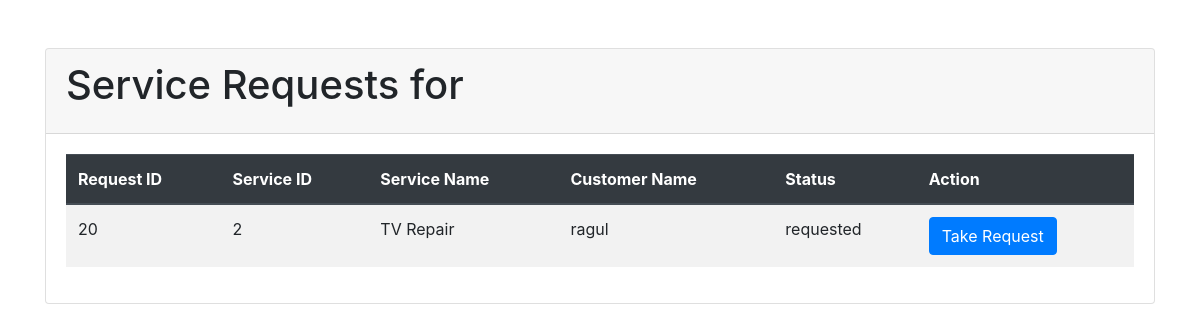
The app's page /view_request_pro/TV Repair/2 with its own data.
### tables this page shows
CREATE TABLE service_requests (
    id INTEGER PRIMARY KEY AUTOINCREMENT,
    service_id INTEGER,
    customer_id INTEGER,
    professional_id INTEGER,
    date_of_request DATETIME DEFAULT CURRENT_TIMESTAMP,
    date_of_completion DATETIME,
    service_status TEXT DEFAULT 'requested',
    remarks TEXT, `service_rating` INTEGER DEFAULT 0,
    FOREIGN KEY (service_id) REFERENCES services (id),
    FOREIGN KEY (customer_id) REFERENCES customers (id),
    FOREIGN KEY (professional_id) REFERENCES professionals (id)
);

CREATE TABLE services (
    id INTEGER PRIMARY KEY AUTOINCREMENT,
    name TEXT NOT NULL,
    price REAL NOT NULL,
    time_required TEXT,
    description TEXT
);

CREATE TABLE customers (
    id INTEGER PRIMARY KEY AUTOINCREMENT,
    name TEXT NOT NULL,
    email TEXT UNIQUE NOT NULL,
    password TEXT NOT NULL
, city TEXT);

### new/app.py (the view)
@app.route('/view_request_pro/<string:service_type>/<int:pro_id>')
def view_request_pro(service_type, pro_id):
    conn = get_db_connection()
    cursor = conn.cursor()
    cursor.execute('''
        SELECT sr.id, sr.service_id, s.name as service_name, sr.service_status, c.name as customer_name
        FROM service_requests sr
        JOIN services s ON sr.service_id = s.id
        JOIN customers c ON sr.customer_id = c.id
        WHERE s.name = ? AND sr.professional_id = ? AND sr.service_status = "requested"
    ''', (service_type, pro_id))
    requests = cursor.fetchall()
    conn.close()
    return render_template('professional/view_request_pro.html', requests=requests, pro_id=pro_id)

### new/app.py (called while the page is built)
def get_db_connection():
    conn = sqlite3.connect('your_database.db')
    conn.row_factory = sqlite3.Row
    return conn

### new/templates/professional/view_request_pro.html (shortened to what this page needs)
<!DOCTYPE html>
<html lang="en">
<head>
    <link href="{{ url_for('static', filename='bootstrap/css/bootstrap.min.css') }}" rel="stylesheet">
</head>
<body>
    <div class="container mt-5">
        <div class="card">
            <div class="card-header">
                <h1 class="card-title">Service Requests for {{ service_type }}</h1>
            </div>
            <div class="card-body">
                {% if requests %}
                    <table class="table table-striped">
                        <thead class="thead-dark">
                            <tr>
                                <th scope="col">Request ID</th>
                                <th scope="col">Service ID</th>
                                <th scope="col">Service Name</th>
                                <th scope="col">Customer Name</th>
                                <th scope="col">Status</th>
                                <th scope="col">Action</th>
                            </tr>
                        </thead>
                        <tbody>
                            {% for request in requests %}
                            <tr>
                                <td>{{ request.id }}</td>
                                <td>{{ request.service_id }}</td>
                                <td>{{ request.service_name }}</td>
                                <td>{{ request.customer_name }}</td>
                                <td>{{ request.service_status }}</td>
                                <td>
                                    <form action="{{ url_for('take_request', request_id=request.id, pro_id=pro_id) }}" method="POST" class="d-inline">
                                        <button type="submit" class="btn btn-primary">Take Request</button>
                                    </form>
                                </td>
                            </tr>
                            {% endfor %}
                        </tbody>
                    </table>
                {% else %}
                    <p class="alert alert-info">No service requests assigned to you yet</p>
                {% endif %}
            </div>
        </div>
    </div>
</body>
</html>

### records on screen
service_requests: id "20", service_id "2", service_name "TV Repair", customer_name "ragul", service_status "requested"
